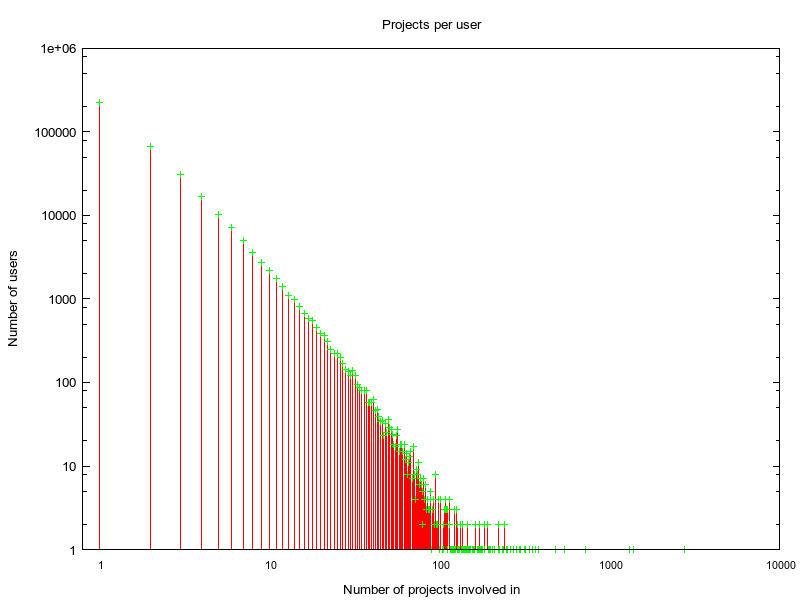

Generate this figure with gnuplot:
set terminal pngcairo transparent enhanced font "arial,10" size 800, 600 
set output "projects-per-user-histogram.png"
set title "Projects per user" 

set logscale y
set ylabel "Number of users"

set logscale x
set xrange [ 0.8 : ]
set xtics scale 0 font ",8"
set xlabel "Number of projects involved in"

plot 'projects-per-user-histogram.dat' using 1:2 with impulses title "", \
     'projects-per-user-histogram.dat' using 1:2 with points title ""
